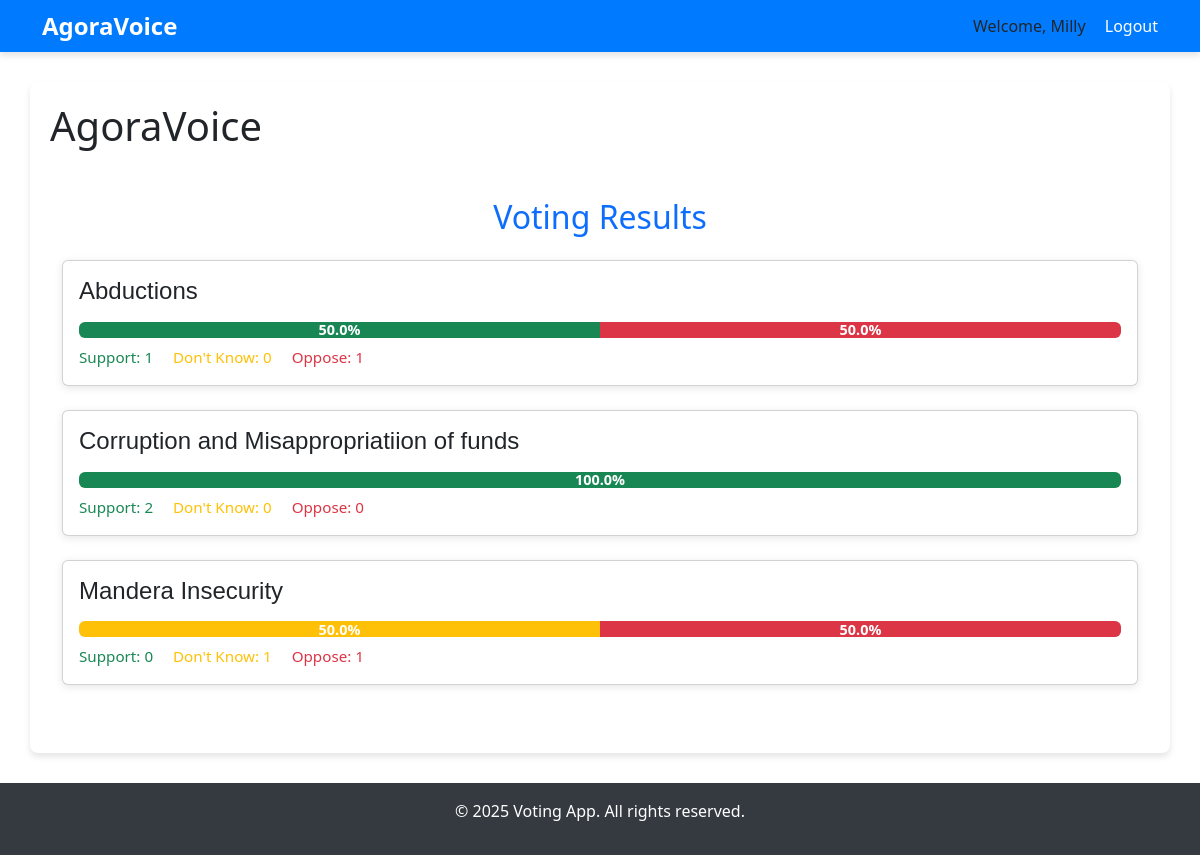
The page /results (signed in) on the database its author committed.
### app.py (models this page shows)
class User(UserMixin, db.Model):
    id = db.Column(db.Integer, primary_key=True)
    username = db.Column(db.String(100), unique=True, nullable=False)
    email = db.Column(db.String(100), unique=True, nullable=False)
    password = db.Column(db.String(200), nullable=False)
    is_admin = db.Column(db.Boolean, default=False)

class Issue(db.Model):
    id = db.Column(db.Integer, primary_key=True)
    title = db.Column(db.String(100), nullable=False)
    description = db.Column(db.Text)
    votes = db.Column(db.Integer, default=0)
    category_id = db.Column(db.Integer, db.ForeignKey('category.id'))
    category = db.relationship('Category', backref='issues')
    created_at = db.Column(db.DateTime, default=datetime.utcnow)
    updated_at = db.Column(db.DateTime, default=datetime.utcnow, onupdate=datetime.utcnow)

### app.py (the view)
@app.route('/results')
def results():
    results_data = db.session.query(
        Issue.title,
        db.func.count(UserVote.id).filter(UserVote.vote_type == "agree").label("agree"),
        db.func.count(UserVote.id).filter(UserVote.vote_type == "not_sure").label("not_sure"),
        db.func.count(UserVote.id).filter(UserVote.vote_type == "disagree").label("disagree"),
        db.func.count(UserVote.id).label("total")
    ).join(UserVote).group_by(Issue.title).all()
    results = []
    for row in results_data:
        results.append({
            "issue": {"title": row.title},
            "agree": row.agree,
            "not_sure": row.not_sure,
            "disagree": row.disagree,
            "total": row.total
        })
    return render_template("results.html", results=results)

### app.py (called while the page is built)
@login_manager.user_loader
def load_user(user_id):
    return User.query.get(int(user_id))

### app/templates/results.html (shortened to what this page needs)
{% extends "base.html" %}
{% block extra_head %}
  <link rel="stylesheet" href="{{ url_for('static', filename='results.css') }}">
  <link href="https://cdn.jsdelivr.net/npm/bootstrap@5.3.0-alpha1/dist/css/bootstrap.min.css" rel="stylesheet">
{% endblock %}
{% block content %}
<div class="results-container container my-5">
  <h2 class="text-center text-primary mb-4">Voting Results</h2>
  {% for result in results %}
    <div class="issue-result card mb-4">
      <div class="card-body">
        <h5 class="card-title">{{ result.issue.title }}</h5>
        {% if result.total > 0 %}
          {% set percent_agree = (result.agree / result.total * 100) %}
          {% set percent_not_sure = (result.not_sure / result.total * 100) %}
          {% set percent_disagree = (result.disagree / result.total * 100) %}
          <div class="progress mb-2">
            <div class="progress-bar bg-success" role="progressbar" style="width: {{ percent_agree|round(2) }}%;" aria-valuenow="{{ result.agree }}" aria-valuemin="0" aria-valuemax="{{ result.total }}">
              {{ percent_agree|round(1) }}%
            </div>
            <div class="progress-bar bg-warning" role="progressbar" style="width: {{ percent_not_sure|round(2) }}%;" aria-valuenow="{{ result.not_sure }}" aria-valuemin="0" aria-valuemax="{{ result.total }}">
              {{ percent_not_sure|round(1) }}%
            </div>
            <div class="progress-bar bg-danger" role="progressbar" style="width: {{ percent_disagree|round(2) }}%;" aria-valuenow="{{ result.disagree }}" aria-valuemin="0" aria-valuemax="{{ result.total }}">
              {{ percent_disagree|round(1) }}%
            </div>
          </div>
        {% else %}
          <p class="text-muted">No votes recorded yet.</p>
        {% endif %}
        <div class="vote-counts">
          <span class="text-success me-3">Support: {{ result.agree }}</span>
          <span class="text-warning me-3">Don't Know: {{ result.not_sure }}</span>
          <span class="text-danger">Oppose: {{ result.disagree }}</span>
        </div>
      </div>
    </div>
  {% endfor %}
</div>
{% endblock %}

### app/templates/base.html (shortened to what this page needs)
<!DOCTYPE html>
<html lang="en">
<head>
  <link rel="stylesheet" href="https://cdn.jsdelivr.net/npm/bootstrap@5.3.0/dist/css/bootstrap.min.css">
  <link rel="stylesheet" href="{{ url_for('static', filename='base.css') }}">
  {% block extra_head %}{% endblock %}
</head>
<body>
  <header>
    <div class="navbar">
      <div class="container">
        <a class="logo" href="{{ url_for('index') }}">AgoraVoice</a>
        <nav>
          {% if current_user.is_authenticated %}
            <span>Welcome, {{ current_user.username }}</span>
            <a href="{{ url_for('logout') }}">Logout</a>
          {% else %}
            <a href="{{ url_for('login') }}">Login</a>
            <a href="{{ url_for('register') }}">Register</a>
          {% endif %}
        </nav>
      </div>
    </div>
  </header>
  <main class="container">
    <h1>AgoraVoice</h1>
    {% block content %}{% endblock %}
  </main>
  <footer>
    <div class="container">
      <p>&copy; {{ current_year if current_year is defined else "2025" }} Voting App. All rights reserved.</p>
    </div>
  </footer>
</body>
</html>

### static/base.css (style rules this page uses)
body { font-family: 'Poppins', sans-serif; background-color: #f8f9fa; color: #343a40; margin: 0; }
.navbar { background: #007bff; padding: 1rem 0; box-shadow: 0 4px 6px rgba(0, 0, 0, 0.1); }
.navbar .container { display: flex; justify-content: space-between; align-items: center; }
.navbar .logo { color: #fff; font-size: 1.5rem; font-weight: bold; text-decoration: none; }
.navbar nav a { color: #fff; margin-left: 15px; text-decoration: none; font-weight: 500; transition: color 0.3s ease; }
main.container { margin-top: 30px; padding: 20px; background: #fff; border-radius: 8px; box-shadow: 0 4px 6px rgba(0, 0, 0, 0.1); }
footer { background: #343a40; color: #fff; text-align: center; padding: 1rem 0; margin-top: 30px; }

### static/results.css (style rules this page uses)
.results-container { margin-top: 2rem; }
.issue-result { border: none; border-radius: 8px; box-shadow: 0 2px 8px rgba(0, 0, 0, 0.1); }
.issue-result .card-title { font-family: 'Poppins', sans-serif; font-size: 1.5rem; margin-bottom: 1rem; }
.progress { height: 30px; background-color: #e9ecef; border-radius: 5px; overflow: hidden; }
.progress-bar { font-weight: bold; font-size: 0.9rem; display: flex; align-items: center; justify-content: center; }
.vote-counts { font-size: 0.95rem; }

### rows shown on the page
User: username "Milly"
Issue: issue "Corruption and Misappropriatiion of funds", percent_agree "100.0", agree "2", not_sure "0", disagree "0"
Issue: issue "Mandera Insecurity", percent_not_sure "50.0", percent_disagree "50.0", agree "0", not_sure "1", disagree "1"

### other values the page prints
{{ result.issue.title }} "Abductions"
{{ percent_agree|round(1) }} "50.0"
{{ percent_disagree|round(1) }} "50.0"
{{ result.agree }} "1"
{{ result.not_sure }} "0"
{{ result.disagree }} "1"
{{ current_year if current_year is defined else "2025" }} "2025"
